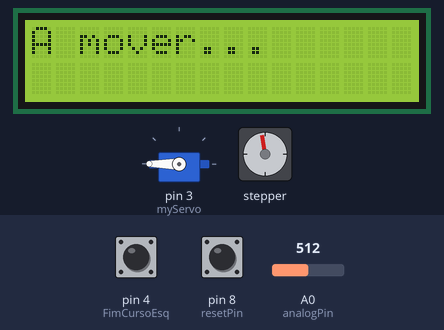
This sketch was run on a simulated Arduino Uno, built with avr-gcc and run on an emulated ATmega328P. Shown: 16×2 character LCD, servo, stepper motor. Inputs (shaded band) come from the test bench; at power-on: pin 4 (FimCursoEsq) HIGH, A0 (analogPin) = 512, pin 8 (resetPin) HIGH. Random numbers use the default seed unless the sketch sets one; stepper angles assume 2048 steps per turn; what the sketch prints to the serial monitor is not drawn.

Above: at 0.9 s.
1.0 s: pin 4 (FimCursoEsq) pulled LOW for 0.15 s
At 2.2 s:
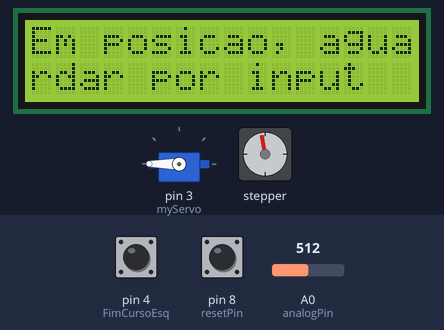
2.6 s: A0 (analogPin) set to 737
4.9 s: A0 (analogPin) set to 760
At 6.12 s:
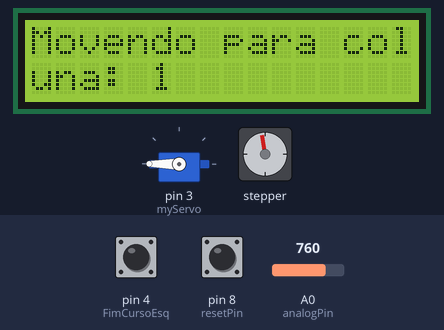
At 7.56 s:
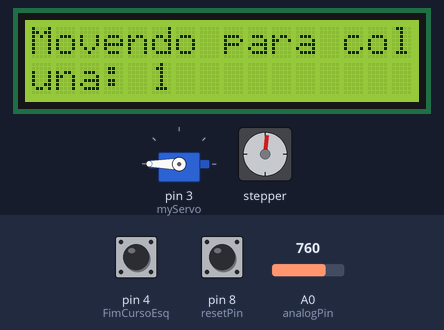
Timing chart, 0 to 22.9 s (numbered marks = the images above; inputs shaded):
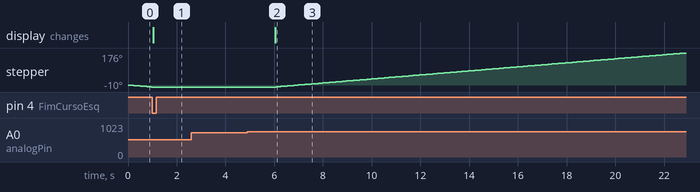

The sketch:

Connect_four_29_5_25.ino
```cpp
#include <Stepper.h>
#include <Servo.h>
#include <Wire.h>
#include <LiquidCrystal_I2C.h>

#define ROWS 6
#define COLS 7
#define TOTAL_CELLS (ROWS * COLS)

//aproximaçoes para stepping do motor
#define COL1 95
#define COL2 116
#define COL3 137
#define COL4 158
#define COL5 179
#define COL6 200
#define COL7 221


bool gameEnded = false;    // flag para detecao de vitoria, serva para evitar que o microcontrolador empanque na verificaçao
volatile bool resetRequested = false;  //sinal para reset

typedef struct {
  int position;
  short int state;  // 0 = Empty, 1 = Player, 2 = Bot
} Cell;

typedef struct {
  Cell board[TOTAL_CELLS];
} Connect4;

Connect4 game;
//hardware, servomotor, LCD e stepper
const int stepsPerRevolution = 64; //
Servo myServo;
Stepper AssembStepper(stepsPerRevolution, 5, 6, 9, 10);
LiquidCrystal_I2C lcd(0x27, 16, 2);


//Funçao: Wrapper do output serial para que seja possivel transmitir info para o lcd
//a saida vai para serial output e para o ecra ao mesmo tempo,
// logo nao e preciso chamar serial print
void displayMessage(const String& message, bool clearFirst = true) {
  Serial.println(message);
  if (clearFirst) lcd.clear();
  lcd.setCursor(0, 0);

  // se a mensagem for maior que 16 carateres, separar em duas linhas
  if (message.length() <= 16) {
    lcd.print(message);
  } else {
    lcd.print(message.substring(0, 16));
    lcd.setCursor(0, 1);
    lcd.print(message.substring(16, 32));
  }
}


//initializacao, o objetivo : zerar todas a celulas
void init_board(Connect4* game) {
  for (int i = 0; i < TOTAL_CELLS; ++i) {
    game->board[i].position = i;
    game->board[i].state = 0;
  }
}


//colocar uma peca
int drop_disc(Connect4* game, int player, int col) {
  if (col < 0 || col >= COLS) return -1;       // se a coluna for um valor valido
  for (int row = ROWS - 1; row >= 0; row--) {  //este loop serva para assegurar que a peca fica na posicao mais baixa que estiver livre
    int idx = row * COLS + col;
    if (game->board[idx].state == 0) {
      game->board[idx].state = player;
      return idx;  //retorna a posicao onde a peca foi colocada
    }
  }
  return -1;  // Coluna cheia
}

//retornar o estado de uma celula, util se for necessario a outras funcionalidade  lererm o estdo da matriz ie: um bot
int get_cell_state(Connect4* game, int pos) {
  if (pos < 0 || pos >= TOTAL_CELLS) return -1;
  return game->board[pos].state;
}
//funçao: a coluna esta livre se o indice to topo for menor que o maximo del inhas
bool existe_coluna_livre(Connect4* game, int col) {
  if (col < 0 || col >= COLS) return false;
  int topIndex = 0 * COLS + col;
  return game->board[topIndex].state == 0;
}
//funçao: retornar as colunas disponiveis
int get_available_columns(Connect4* game, int* output) {
  int count = 0;
  for (int col = 0; col < COLS; col++) {
    if (existe_coluna_livre(game, col)) {
      output[count] = col;
      count++;
    }
  }
  return count;  // retorna o nr de colunas abertas
}

//funçao: retorna uma representaçao visual da matriz na porta serial
void print_board_state(Connect4* game) {
  Serial.println("Estado atual do tabuleiro:");
  for (int r = 0; r < ROWS; r++) {
    for (int c = 0; c < COLS; c++) {
      int idx = r * COLS + c;
      int state = get_cell_state(game, idx);
      if (state == 0) Serial.print(". ");
      else if (state == 1) Serial.print("X ");
      else if (state == 2) Serial.print("O ");
    }
    Serial.println();
  }
  Serial.println();
}

//verificar se alguem ganhou
bool check_winner(Connect4* game, int player) {
  int directions[4][2] = { { 0, 1 }, { 1, 0 }, { 1, 1 }, { 1, -1 } };

  /*
		estes valores representam Deltas das diferentes dirrecoes em que e possivel ganhar
		{0,1} horizontal(a mover para direita, linha mantem, coluna aumenta);
		{1,0} vertical(a mover para baixo, lina aumanta coluna mantem);
		{1,1} diagonal ED(coluna e linha aumentam);
		{1,-1} diagonal DE(linha aumenta, coluna diminui);
	*/

  //verifica todas as celulas para o estado(a quem pertencem)
  for (int row = 0; row < ROWS; row++) {
    for (int col = 0; col < COLS; col++) {
      int start = row * COLS + col;
      if (game->board[start].state != player) continue;

      //verificar a direcao atraves do Delta com a celula anterior
      for (int d = 0; d < 4; d++) {
        int dr = directions[d][0];
        int dc = directions[d][1];
        int count = 1;  //a peca que foi colocada conta como #1

        // de seguida percorrer as  3 celulas seguintes em cada direcao
        for (int step = 1; step < 4; step++) {
          int nr = row + dr * step;
          int nc = col + dc * step;

          if (nr < 0 || nr >= ROWS || nc < 0 || nc >= COLS) break;  // validacao dee limites

          int idx = nr * COLS + nc;                       // valor convertido para ser legivel na matriz
          if (game->board[idx].state == player) count++;  // a peca pertenca ao mesmo jogador
          else break;
        }

        if (count == 4) return true;  //vitoria atingida
      }
    }
  }

  return false;  // ninguem ganhou..por agora
}

// Verificacao de possibilidade ganhar
/* 	Esta funcao e opcional
	objectivo aqui e determinar se ainda existem estados onde e possivle ganhar, sem ter de esperar que mais pecas sejam jogadas

*/
bool has_possible_win_line(Connect4* game, int player) {
  int directions[4][2] = { { 0, 1 }, { 1, 0 }, { 1, 1 }, { 1, -1 } };  //Deltas


  // percorrer a matriz
  for (int row = 0; row < ROWS; row++) {
    for (int col = 0; col < COLS; col++) {
      for (int d = 0; d < 4; d++) {
        int dr = directions[d][0];
        int dc = directions[d][1];
        int valid_cells = 0;    // uma "celula valida", representa uma celula que pertence ao jogador chamado na funcao ou um celula vazia
        bool conflict = false;  //true se encontrar uma celula que pertenca ao oponente numa das direcoes validas

        // le as 3 celulas seguintes ate chegar
        for (int step = 0; step < 4; step++) {
          int nr = row + dr * step;
          int nc = col + dc * step;
          if (nr < 0 || nr >= ROWS || nc < 0 || nc >= COLS) {  //para evitar sair da matriz
            conflict = true;
            break;
          }
          int idx = nr * COLS + nc;
          int state = game->board[idx].state;

          if (state == 0 || state == player) {  //celula vazia ou pertence ao jogador
            valid_cells++;
          } else {
            conflict = true;  //celula do oponente
            break;
          }
        }

        if (!conflict && valid_cells == 4) return true;  //se nao encontrou conflitos e  encontrousequencias onde e possivel alinhar 4
      }
    }
  }
  return false;  //nao existem estados possiveis de ganhar
}

//detecao de empates usa a funcao acima para ler estados possiveis
bool is_draw(Connect4* game) {
  // A matriz esta cheia?
  bool full = true;
  for (int i = 0; i < TOTAL_CELLS; i++) {
    if (game->board[i].state == 0) {
      full = false;
      break;
    }
  }
  if (full) return true;

  // verifica se ainda existem estados onde um jogador pode ganhar
  if (!has_possible_win_line(game, 1) && !has_possible_win_line(game, 2)) {
    return true;  //a matriz nao tem combinacoes vitoriosas para nenhum dos jogadores
  }

  return false;  //nao e empate, continuar
}

const int analogPin = A0;
const int analogPinLCD_1 = A4;
const int analogPinLCD_2 = A5;

const int resetPin = 8; //
const int FimCursoEsq = 4;  //


// Definiçoes de escada
struct ButtonThreshold {
  const char* name;
  int expectedADC;
};

ButtonThreshold analogButtons[] = {
  { "Button1_10k", int(1023.0 * 100000.0 / (10000.0 + 100000.0)) },  // ~931
  { "Button2_15k", int(1023.0 * 100000.0 / (15000.0 + 100000.0)) },  // ~872
  { "Button3_22k", int(1023.0 * 100000.0 / (22000.0 + 100000.0)) },  // ~823
  { "Button4_33k", int(1023.0 * 100000.0 / (33000.0 + 100000.0)) },  // ~756
  { "Button5_47k", int(1023.0 * 100000.0 / (47000.0 + 100000.0)) },  // ~685
  { "Button6_68k", int(1023.0 * 100000.0 / (68000.0 + 100000.0)) },  // ~604
  { "Button7_82k", int(1023.0 * 100000.0 / (82000.0 + 100000.0)) }   // ~555
};

const int thresholdMargin = 20;


/*Esta funçao e chamada ao inicio para assegurar a posiçao do motor */
void Init_motor() {
   int stepCount = 0;
  //initializaçao do motor
  displayMessage("A mover...");  //versao para uso do lcd
  while (digitalRead(FimCursoEsq) == HIGH) {
    AssembStepper.step(-1);
    stepCount--;
  }
  //displayMessage("Em posicao, aguardar por input"); //versao para uso do lcd
}

// Funçao que espera pela entrada do jogador
int esperar_por_entrada() {
  int analogValue;
  if (resetRequested) {
    return;
  }
  while (true) {

    analogValue = analogRead(analogPin);
    for (int i = 0; i < sizeof(analogButtons) / sizeof(ButtonThreshold); i++) {
      int expected = analogButtons[i].expectedADC;
      if (abs(analogValue - expected) <= thresholdMargin) {
        Serial.print("Botão detectado: ");
        Serial.println(analogButtons[i].name);

        // Verificar se a coluna está cheia
        if (!existe_coluna_livre(&game, i)) {
          displayMessage("Erro: coluna cheia.");
          delay(300);
          continue;  // coluna inválida, esperar nova entrada
        }

        return i;  // coluna válida, retorna o índice
      }
    }
    delay(50);  // debounce
  }
}

// funçao: prcura saber se algum dos jogadores venceu apos cada jogador
void verificar_resultado() {
  if (check_winner(&game, 1)) {
    displayMessage("Jogador 1 venceu!");
    gameEnded = true;
    return;
  }
  if (check_winner(&game, 2)) {
    displayMessage("Bot venceu!");
    gameEnded = true;
    return;
  }
  if (is_draw(&game)) {
    displayMessage("Empate!");
    gameEnded = true;
    return;
  }
}
//logica intenra do turno do jogador
void turno_jogador() {
  if (gameEnded == false) {
    if (resetRequested) {
      return;
    }
    displayMessage("Em posicao, aguardar por input");  //versao para uso do lcd
    int playerCol = esperar_por_entrada();             // obter coluna valida para drop_disc
    if (resetRequested) {
      return;
    }
    int resultPlayer = drop_disc(&game, 1, playerCol);
    if (resetRequested) {
      return;
    }
    if (resultPlayer == -1) {
      displayMessage("Erro ao jogar. coluna cheia.");
      return;
    }
    if (resetRequested) {
      return;
    }
    print_board_state(&game);
    verificar_resultado();
    if (resetRequested || gameEnded) return;
    delay(1000);
  }
}

//logica intenra do turno do bot
void turno_bot() {
  if (resetRequested) {
    return;
  }
  if (gameEnded == false) {

    //  1: Verifica se ainda existem possibilidades de vitoria
    if (!has_possible_win_line(&game, 1) && !has_possible_win_line(&game, 2)) {
      displayMessage("Empate detectado! Zero jogadas possiveis.");
      return;  // parar loop
    }
    // 2: Obter colunas disponiveis
    int availableCols[COLS];
    int totalAvailable = get_available_columns(&game, availableCols);

    if (totalAvailable == 0) {
      displayMessage("Tabuleiro cheio! Empate.");
      return;
    }
    // 3: Escolher aleatoriamente uma das colunas livres
    int botColumn = availableCols[random(0, totalAvailable)];

    String message = String("Bot escolheu a coluna: " + String(botColumn + 1));
    displayMessage(message);

    // 4: realizar a jogada
    move_to_column(botColumn);  // 	mover para a coluna
    soltar_peca();              // 	soltar a peça com o servo
    voltar_para_inicio();       // 		retornar à posição inicial
    // 5: Jogar
    int dropResult = drop_disc(&game, 2, botColumn);
    if (dropResult == -1) {
      displayMessage("Erro: coluna cheia.");  //esta condiçao em termos praticos na odeve acontecer, se se verificar o jogo deve ser reiniciado
    }
    // debug: imprimir tabuleiro
    print_board_state(&game);
    delay(100);  // evitar loops excessivos
  }
  verificar_resultado();
}

//funçao: mover o motor Dc ate a coluna alvo
void move_to_column(int targetCol) {
  if (targetCol < 0 || targetCol >= COLS) {
    Serial.println("Coluna invalida para mover.");
    return;
  }

  int matchCount = 0;             // variavel de controlo para estabilidade
  const int requiredMatches = 1;  // alvo para determinar que atingiu o ponto desejado de forma definitiva
  bool printMessage = true;

  while (true) {

    if (printMessage) {
      String message = String("Movendo para coluna: " + String(targetCol + 1));
      displayMessage(message);
      printMessage = false;
    }
   if(targetCol == 0)
   {
    AssembStepper.step(COL1);
   }
   if(targetCol == 1)
   {
    AssembStepper.step(COL2);
   }
   if(targetCol == 2)
   {
    AssembStepper.step(COL3);
   }
   if(targetCol == 3)
   {
    AssembStepper.step(COL4);
   }
   if(targetCol == 4)
   {
    AssembStepper.step(COL5);
   }
   if(targetCol == 5)
   {
    AssembStepper.step(COL6);
   }
   if(targetCol == 6)
   {
    AssembStepper.step(COL7);
   }

    delay(20);  // delay para estabilidade
  }

}
//Funçao: mover o servo para posicionar e largar a peça
void soltar_peca() {
  displayMessage("A soltar a peca...");
  myServo.write(90);   // abre o mecanismo
  delay(1000);         // espera que a peça caia
  myServo.write(180);  // empurra a peça
  delay(1000);         // espera que ela esteja estável
}
//retornar a posiçao inicial apos largar a peça
void voltar_para_inicio() {
  int stepCount = 0;
  displayMessage("A voltar para a posicao inicial...");
    while (digitalRead(FimCursoEsq) == HIGH) {
    AssembStepper.step(-1);
    stepCount--;
  }
  displayMessage("Posicao inicial atingida.");
}
// PCINT setup for D8 (PORTB0)
void setupResetInterrupt() {
  cli();                    // desativar interrupts
  PCICR |= (1 << PCIE0);    // acionar pcint 08-13
  PCMSK0 |= (1 << PCINT0);  // Pcint D8
  sei();                    // ativar interrupts
}
ISR(PCINT0_vect) {  //D8
  if (digitalRead(resetPin) == LOW) {
    resetRequested = true;
  }
}

//Funçao: reiniciar
void reset_jogo() {
  displayMessage("Reset solicitado. Reiniciar jogo...");
  init_board(&game);         // limpar matriz
  Init_motor();              // voltar ao início físico
  myServo.write(180);        //assegurar que o servo esta no posiçao inicial
  print_board_state(&game);  // opcional
  gameEnded = false;
  delay(20);
  //turno_jogador();// o jogador começa sempre primeiro
}

void check_reset() {
  if (resetRequested) {  //tentativa de interrupt simples
    resetRequested = false;
    reset_jogo();
  }
}

void setup() {

  //initializaçao do display
  lcd.init();
  lcd.backlight();
  lcd.clear();
  lcd.setCursor(0, 0);
  lcd.print("Arranque pronto");
  //inicializaçao do servo
  myServo.attach(3);
  myServo.write(180);  // pos inicial em baixo
  AssembStepper.setSpeed(60);
  voltar_para_inicio();
  //porta serial para debug
  Serial.begin(9600);
  //aquisiçao de pinos
  pinMode(FimCursoEsq, INPUT_PULLUP);
  pinMode(resetPin, INPUT_PULLUP);
  setupResetInterrupt();       // PCINT
  randomSeed(analogRead(A1));  // seed para selecçao aleatoria

  Init_motor();       // inicializar motor
  init_board(&game);  //inicializar matriz
}

void loop() {
  /*sequencia
		- Esperar por entrada
		- Ler estado da mesa
		- Determinar se exitem jogadas possiveis
		- procurar colunas livres
		- Selecionar coluna
		- mover motor ate atingir a coluna pretendida
		- acionar servo
		- esperar que a peça entra em posiçao
		- acionar servo(sentido oposto) para empurrar peça
		- aguardar que a peça caia
		- mover esq ate fim de curso
		- ler mesa
		- detetar vencedor?
	*/
  // Verificar se reset foi pressionado
  if (gameEnded) {
    reset_jogo();
    gameEnded = false;
    return;  // Se o jogo terminou, aguardar reset
  }
  // Lógica do jogo continua apenas se o jogo não acabou
  turno_jogador();  // o jogador começa sempre primeiro e e referencia do como P1
  turno_bot();      //logica interna do turno do bot explicada  na sequencia acima(P2);
  check_reset();
  verificar_resultado();  // verificaçao de segurança para o estado do jogo

}
```

Measured:
- the behaviour switches between 748 and 749 on A0 (analogPin) (found by bisection; images 1 and 2)
- after the input at 1.0 s, the display: changes at once (image 1)
- after the input at 2.6 s, every drawn part: stays the same
- after the input at 4.9 s, stepper: keeps turning clockwise at about 11°/s, starting after 1.2 s; the display: changes after 1.2 s (image 2)
